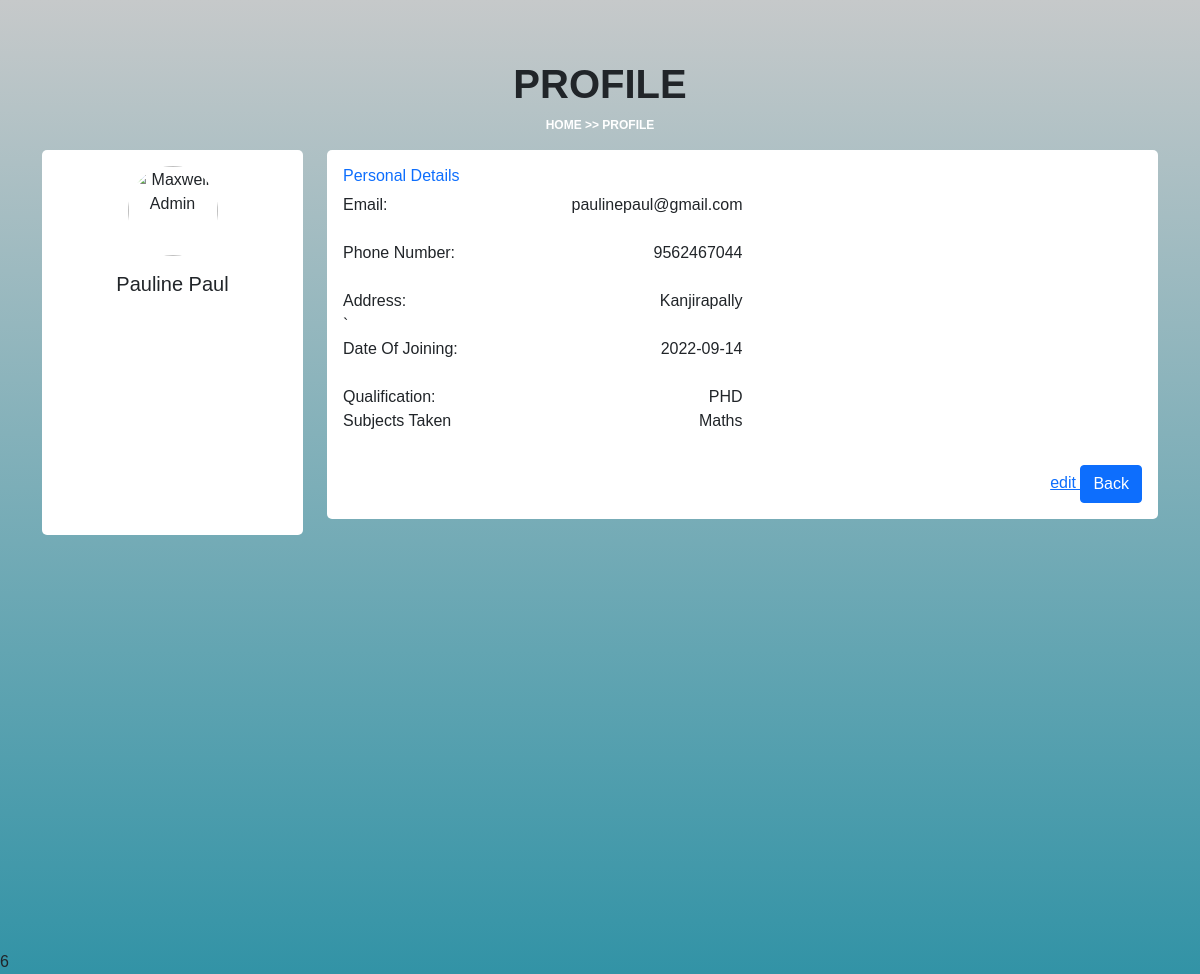
The app's page /sidebar-01/teacherupdate.php?id=Pauline Paul (signed in) with its own data.
### tables this page shows
CREATE TABLE `tbl_staff` (
  `tid` int(100) NOT NULL,
  `log_id` int(100) NOT NULL,
  `tname` varchar(100) NOT NULL,
  `tadd` varchar(100) NOT NULL,
  `tphoneno` varchar(13) NOT NULL,
  `tdoj` date NOT NULL,
  `temail` varchar(100) NOT NULL,
  `tqual` varchar(100) NOT NULL,
  `tpass` varchar(100) NOT NULL,
  `tstatus` tinyint(11) NOT NULL
);

CREATE TABLE `tbl_subject` (
  `sub_id` int(100) NOT NULL,
  `sub_name` varchar(100) NOT NULL,
  `batch_id` int(100) NOT NULL,
  `sem` int(100) NOT NULL
);

### sidebar-01/teacherupdate.php (the view, shortened to what this page needs)
    <?php
$servername = "localhost";
    $username = "root";
    $password = "";
    $dbname = "super_academy";
$conn = new mysqli($servername,
    $username, $password, $dbname);
$url_query = $_GET['id'];
 ?>
<html>
    <head>
        <link href="https://cdn.jsdelivr.net/npm/bootstrap@5.0.2/dist/css/bootstrap.min.css" rel="stylesheet">
        <link rel="stylesheet" href="https://cdnjs.cloudflare.com/ajax/libs/font-awesome/4.7.0/css/font-awesome.min.css">
    </head>
<?php
$sql = "SELECT * from tbl_staff where tname ='$url_query'";
$result = $conn->query($sql);
 if ($result->num_rows > 0) {
  while($row = $result->fetch_assoc()) {
$email= $row['temail'];
$phoneno=$row['tphoneno'];
$add=$row['tadd'];
$doj=$row['tdoj'];
$name=$row['tname'];
$qual=$row['tqual'];
$tid=$row['tid'];
$sql1="SELECT * from tbl_subjteacher where teacherid='$tid' ";
$result1 = $conn->query($sql1);
$row1 = $result1->fetch_assoc();
$subid=$row1['subid'];
$sql2="SELECT * from tbl_subject where sub_id='$subid' ";
$result2 = $conn->query($sql2);
$row2 = $result2->fetch_assoc();
$subname=$row2['sub_name'];
 }
 }
    ?>
<body style="background-image: linear-gradient( rgb(198, 201, 202),rgb(50, 147, 166));">
    <h1 style="text-align:center;font-family: 'Franklin Gothic Medium', Arial Narrow, 'Arial', sans-serif;font-weight: bolder; margin-top: 5%;"> PROFILE </h1>
    <P style="color: white;text-align:center;font-weight:bold;font-size:12px;">HOME >> PROFILE</P>
    <div class="container" style="height: 100%;">
        <div class="row gutters">
        <div class="col-xl-3 col-lg-3 col-md-12 col-sm-12 col-12">
        <div class="card h-100">
            <div class="card-body">
                <div class="account-settings">
                    <div class="user-profile">
                        <div class="user-avatar">
                            <img src="https://bootdey.com/img/Content/avatar/avatar7.png" alt="Maxwell Admin">
                        </div>
                        <h5 class="user-name"><?php echo $name ?></h5>
                    </div>
                </div>
            </div>
        </div>
        </div>
        <div class="col-xl-9 col-lg-9 col-md-12 col-sm-12 col-12" style="height:100% ;">
        <div class="card h-100">
            <div class="card-body">
                <div class="row gutters">
                    <div class="col-xl-12 col-lg-12 col-md-12 col-sm-12 col-12">
                        <h6 class="mb-2 text-primary">Personal Details</h6>
                    </div>
                    <form action="" method="post">
                        <div class="col-xl-6 col-lg-6 col-md-6 col-sm-6 col-12">
                          <div class="form-group">
                          <label for="website">Email: </label> <div style="float:right"><?php echo $email ?></div>
                          </div>
                        </div>
                        <br>
                        <div class="col-xl-6 col-lg-6 col-md-6 col-sm-6 col-12">
                          <div class="form-group">
                              <label for="website">Phone Number:</label> <div style="float:right;"><?php echo $phoneno ?></div>
                          </div>
                        </div>
                        <BR>
                        <div class="col-xl-6 col-lg-6 col-md-6 col-sm-6 col-12">
                          <div class="form-group">
                              <label for="website">Address:     </label>
                              <div style="float:right;"><?php echo $add ?></div>
                          </div>
                        </div>`
                        <div class="col-xl-6 col-lg-6 col-md-6 col-sm-6 col-12">
                          <div class="form-group">
                              <label for="website">Date Of Joining:     </label>
                              <div style="float:right"> <?php echo $doj ?></div>
                          </div>
                        </div>
                        <br>
                        <div class="col-xl-6 col-lg-6 col-md-6 col-sm-6 col-12">
                          <div class="form-group">
                              <label for="website">Qualification:     </label>
                              <div style="float:right;"> <?php echo $qual ?></div>
                          </div>
                        </div>
                        <div class="col-xl-6 col-lg-6 col-md-6 col-sm-6 col-12">
                          <div class="form-group">
                              <label for="website">Subjects Taken </label>
                              <div style="float:right;"> <?php echo $subname?></div>
                          </div>
                        </div>
                    </div>
                    <div class="row gutters">
                        <div class="col-xl-12 col-lg-12 col-md-12 col-sm-12 col-12">
                            <div class="text-right">
                            <a href="teacheredit.php?id=<?php   echo $_SESSION['LoginUser'];?>">edit </a>
                                <a class="btn btn-primary" href="teachermain.php">Back</a>
                            </div>
                        </div>
                    </div>
          </div>
        </div>
        </div>
        </div>
        </div>
</body>
</html>6

### records on screen
tbl_staff: tname "Pauline Paul", temail "paulinepaul@gmail.com", tphoneno "9562467044", tadd "Kanjirapally", tdoj "2022-09-14", tqual "PHD"
tbl_subject: sub_name "Maths"
